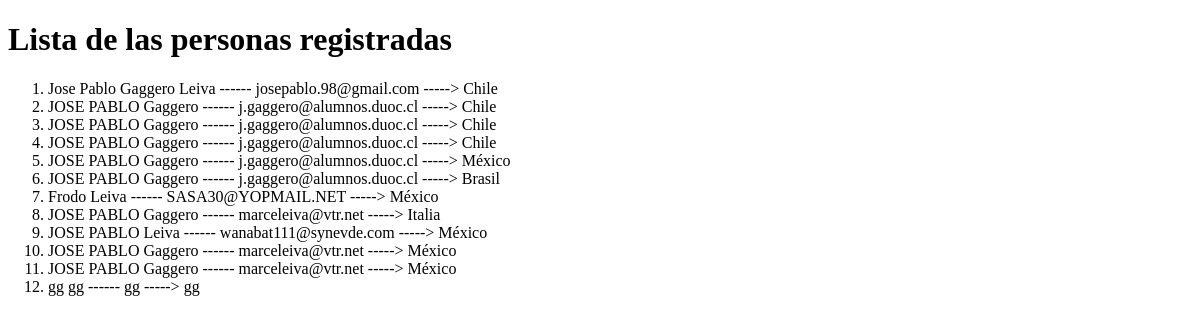
Before: / with the older database file.
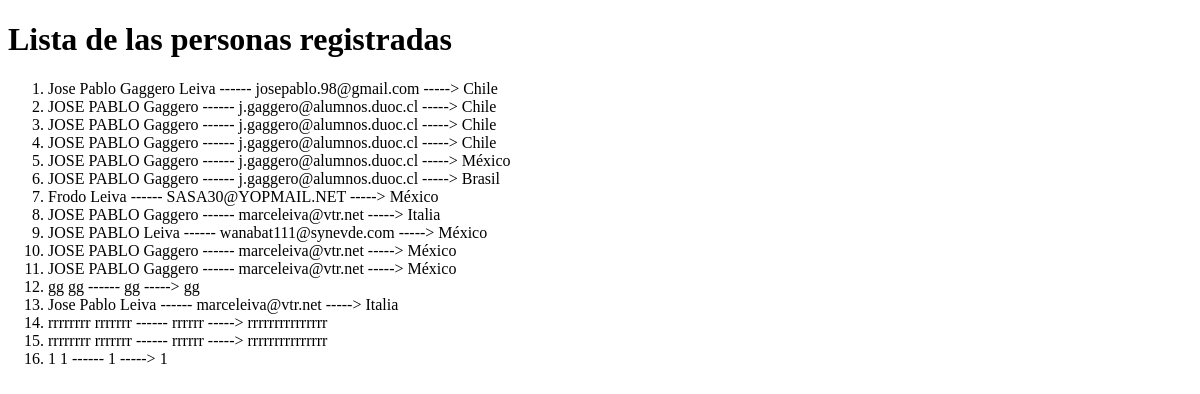
After: the same page with the newer database file.
### recetasapp/models.py (models this page shows)
class Persona(models.Model):
    nombre = models.TextField(max_length=30)
    apellido = models.TextField(max_length=30)
    email = models.TextField(max_length=25)
    pais = models.TextField(max_length=15)
    def __str__(self) :
        return self.nombre + " " + self.apellido + " ------  "+ self.email +"  ----->  " + self.pais

### recetasapp/views.py (the view)
# urls.py: path('', views.lista_personas, name='lista_personas'),
def lista_personas(request) :
    lista = Persona.objects.all()
    return render(request, 'recetasapp/lista_personas.html' ,{'lista' : lista})

### recetasapp/templates/recetasapp/lista_personas.html (shortened to what this page needs)
<!DOCTYPE html>
<html lang="es">
<head>
</head>
<body>
    <h1>Lista de las personas registradas </h1>
    <ol>
        {% for persona in lista %}
        <li> {{persona}} </li>
        {% endfor %}
    </ol>
</body>
</html>

Changed rows visible on the page:
added Persona: nombre+apellido+email "Jose Pablo Leiva ------ marceleiva@vtr.net -----> Italia"
added Persona: nombre+apellido+email "rrrrrrrr rrrrrrr ------ rrrrrr -----> rrrrrrrrrrrrrrr"
added Persona: nombre+apellido+email "rrrrrrrr rrrrrrr ------ rrrrrr -----> rrrrrrrrrrrrrrr"
added Persona: nombre+apellido+email "1 1 ------ 1 -----> 1"
